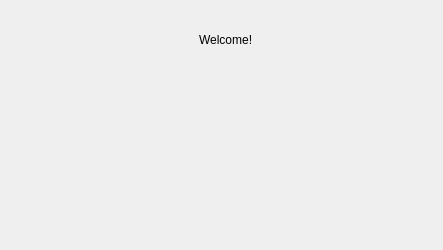
<?xml version="1.0" encoding="UTF-8"?>
<ui version="4.0">
 <class>InputForm</class>
 <widget class="QWidget" name="InputForm">
  <property name="geometry">
   <rect>
    <x>0</x>
    <y>0</y>
    <width>443</width>
    <height>250</height>
   </rect>
  </property>
  <property name="maximumSize">
   <size>
    <width>500</width>
    <height>250</height>
   </size>
  </property>
  <property name="windowTitle">
   <string>Form</string>
  </property>
  <widget class="QWidget" name="horizontalLayoutWidget">
   <property name="geometry">
    <rect>
     <x>10</x>
     <y>0</y>
     <width>431</width>
     <height>80</height>
    </rect>
   </property>
   <layout class="QHBoxLayout" name="horizontalLayout">
    <item>
     <spacer name="horizontalSpacer">
      <property name="orientation">
       <enum>Qt::Horizontal</enum>
      </property>
      <property name="sizeHint" stdset="0">
       <size>
        <width>40</width>
        <height>20</height>
       </size>
      </property>
     </spacer>
    </item>
    <item>
     <widget class="QLabel" name="label">
      <property name="text">
       <string>Welcome!</string>
      </property>
     </widget>
    </item>
    <item>
     <spacer name="horizontalSpacer_2">
      <property name="orientation">
       <enum>Qt::Horizontal</enum>
      </property>
      <property name="sizeHint" stdset="0">
       <size>
        <width>40</width>
        <height>20</height>
       </size>
      </property>
     </spacer>
    </item>
   </layout>
  </widget>
 </widget>
 <resources/>
 <connections/>
</ui>
